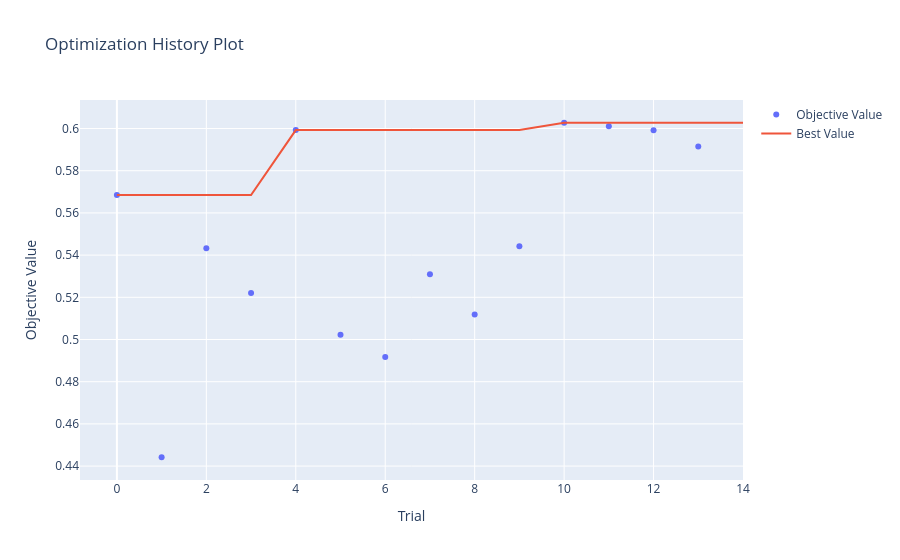
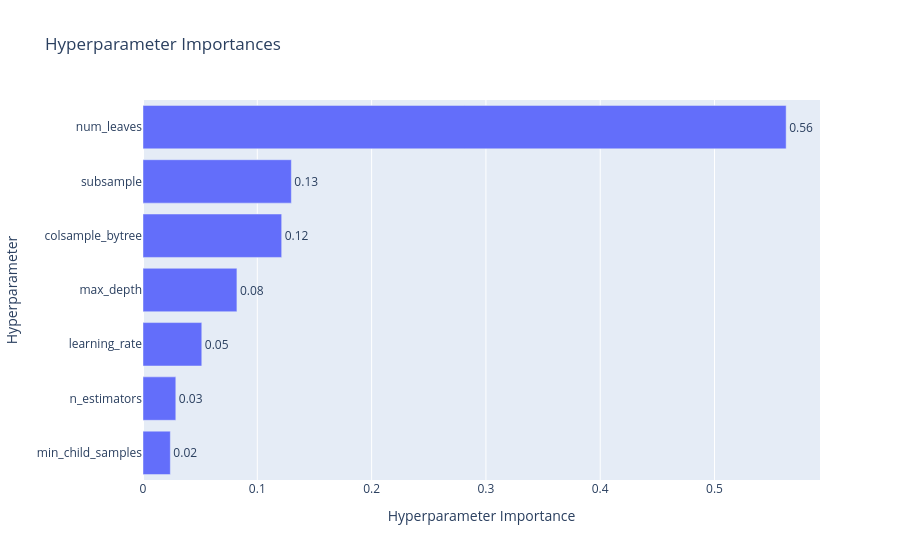

These figures' notebook cell, in order:
### Code cell
print("Best hyperparameters:", study.best_params)

# Get the best score achieved
print("Best accuracy:", study.best_value)

# Create a model with the best hyperparameters
best_lgbm = lgb.LGBMClassifier(**study.best_params, random_state=42)

# Train the best model on the full training data
best_lgbm.fit(train[x_cols], train['Type'])

# Evaluate the best model on the test set
y_pred_best = best_lgbm.predict(test[x_cols])
best_accuracy = f1_score(test['Type'], y_pred_best, average='macro')
print(f"Accuracy of the best LightGBM model on the test set: {best_accuracy:.4f}")

# You can also visualize the optimization history and parameter importance
optuna.visualization.plot_optimization_history(study).show()
optuna.visualization.plot_param_importances(study).show()

### Figure 1 — Plotly figure (JSON) as saved in the notebook; plotly's stock layout.template omitted (floating-point values rounded to 4 significant figures)
{"data": [{"mode": "markers", "name": "Objective Value", "type": "scatter", "x": [0, 1, 2, 3, 4, 5, 6, 7, 8, 9, 10, 11, 12, 13], "y": [0.5685, 0.4442, 0.5432, 0.522, 0.5993, 0.5022, 0.4917, 0.5309, 0.5119, 0.5441, 0.6027, 0.6011, 0.5991, 0.5915]}, {"mode": "lines", "name": "Best Value", "type": "scatter", "x": [0, 1, 2, 3, 4, 5, 6, 7, 8, 9, 10, 11, 12, 13, 14], "y": [0.5685, 0.5685, 0.5685, 0.5685, 0.5993, 0.5993, 0.5993, 0.5993, 0.5993, 0.5993, 0.6027, 0.6027, 0.6027, 0.6027, 0.6027]}, {"marker": {"color": "#cccccc"}, "mode": "markers", "name": "Infeasible Trial", "showlegend": false, "type": "scatter", "x": [], "y": []}], "layout": {"title": {"text": "Optimization History Plot"}, "xaxis": {"title": {"text": "Trial"}}, "yaxis": {"title": {"text": "Objective Value"}}}}

### Figure 2 — Plotly figure (JSON) as saved in the notebook; plotly's stock layout.template omitted (floating-point values rounded to 4 significant figures)
{"data": [{"cliponaxis": false, "hovertemplate": ["min_child_samples (IntDistribution): 0.023909361293776393<extra></extra>", "n_estimators (IntDistribution): 0.0287015975551472<extra></extra>", "learning_rate (FloatDistribution): 0.05142619326217707<extra></extra>", "max_depth (IntDistribution): 0.0821711917903947<extra></extra>", "colsample_bytree (FloatDistribution): 0.12133122982023593<extra></extra>", "subsample (FloatDistribution): 0.12978698938274713<extra></extra>", "num_leaves (IntDistribution): 0.5626734368955216<extra></extra>"], "name": "Objective Value", "orientation": "h", "text": ["0.02", "0.03", "0.05", "0.08", "0.12", "0.13", "0.56"], "textposition": "outside", "type": "bar", "x": [0.02391, 0.0287, 0.05143, 0.08217, 0.1213, 0.1298, 0.5627], "y": ["min_child_samples", "n_estimators", "learning_rate", "max_depth", "colsample_bytree", "subsample", "num_leaves"]}], "layout": {"title": {"text": "Hyperparameter Importances"}, "xaxis": {"title": {"text": "Hyperparameter Importance"}}, "yaxis": {"title": {"text": "Hyperparameter"}}}}
